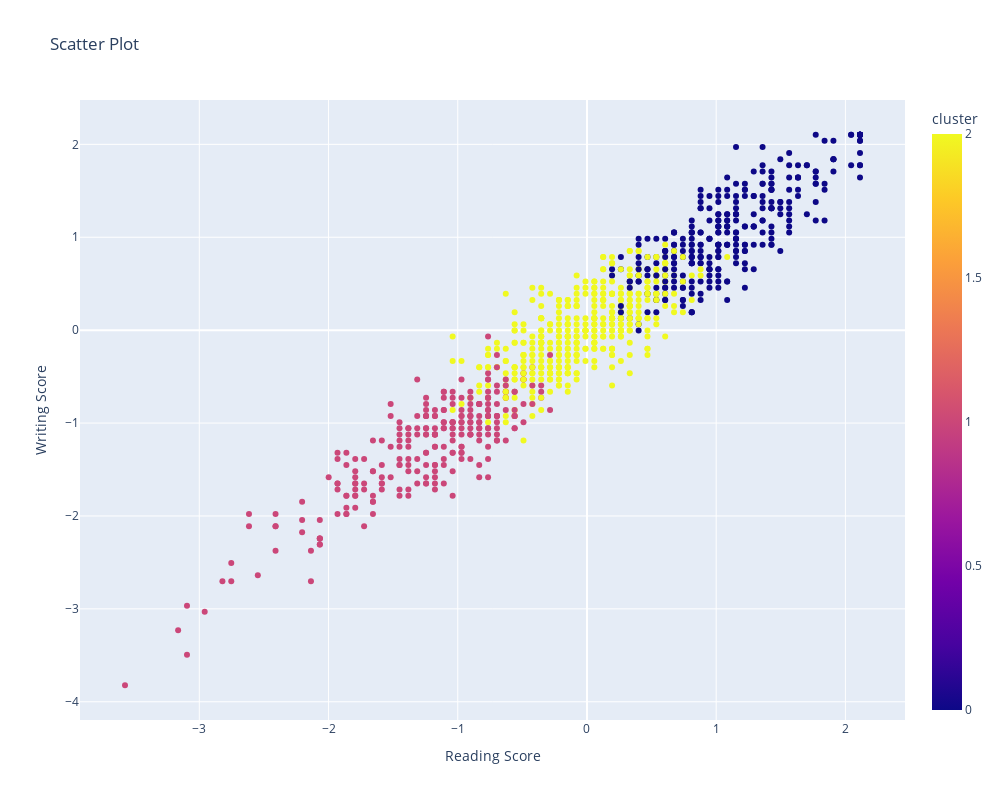

Notebook cell for this chart:
### Code cell
fig = px.scatter(df2_pipe, x='reading_score', y='writing_score', color='cluster',
                 title='Scatter Plot', labels={'reading_score': 'Reading Score',
                                                'writing_score': 'Writing Score'}, 
                 width=1000, height=800)
# Show the plot
fig.show()

### Figure 1 — Plotly figure (JSON) as saved in the notebook; plotly's stock layout.template omitted (floating-point values rounded to 4 significant figures; data arrays with more than 128 entries replaced by an {"elided": "..."} marker saying what was removed)
{"data": [{"hovertemplate": "Reading Score=%{x}<br>Writing Score=%{y}<br>cluster=%{marker.color}<extra></extra>", "legendgroup": "", "marker": {"color": {"elided": "1000 int values"}, "coloraxis": "coloraxis", "symbol": "circle"}, "mode": "markers", "name": "", "orientation": "v", "showlegend": false, "type": "scatter", "x": {"elided": "1000 float values"}, "xaxis": "x", "y": {"elided": "1000 float values"}, "yaxis": "y"}], "layout": {"coloraxis": {"colorbar": {"title": {"text": "cluster"}}, "colorscale": [[0, "#0d0887"], [0.1111, "#46039f"], [0.2222, "#7201a8"], [0.3333, "#9c179e"], [0.4444, "#bd3786"], [0.5556, "#d8576b"], [0.6667, "#ed7953"], [0.7778, "#fb9f3a"], [0.8889, "#fdca26"], [1, "#f0f921"]]}, "height": 800, "legend": {"tracegroupgap": 0}, "title": {"text": "Scatter Plot"}, "width": 1000, "xaxis": {"anchor": "y", "autorange": true, "domain": [0, 1], "range": [-3.923, 2.461], "title": {"text": "Reading Score"}, "type": "linear"}, "yaxis": {"anchor": "x", "autorange": true, "domain": [0, 1], "range": [-4.196, 2.477], "title": {"text": "Writing Score"}, "type": "linear"}}}
